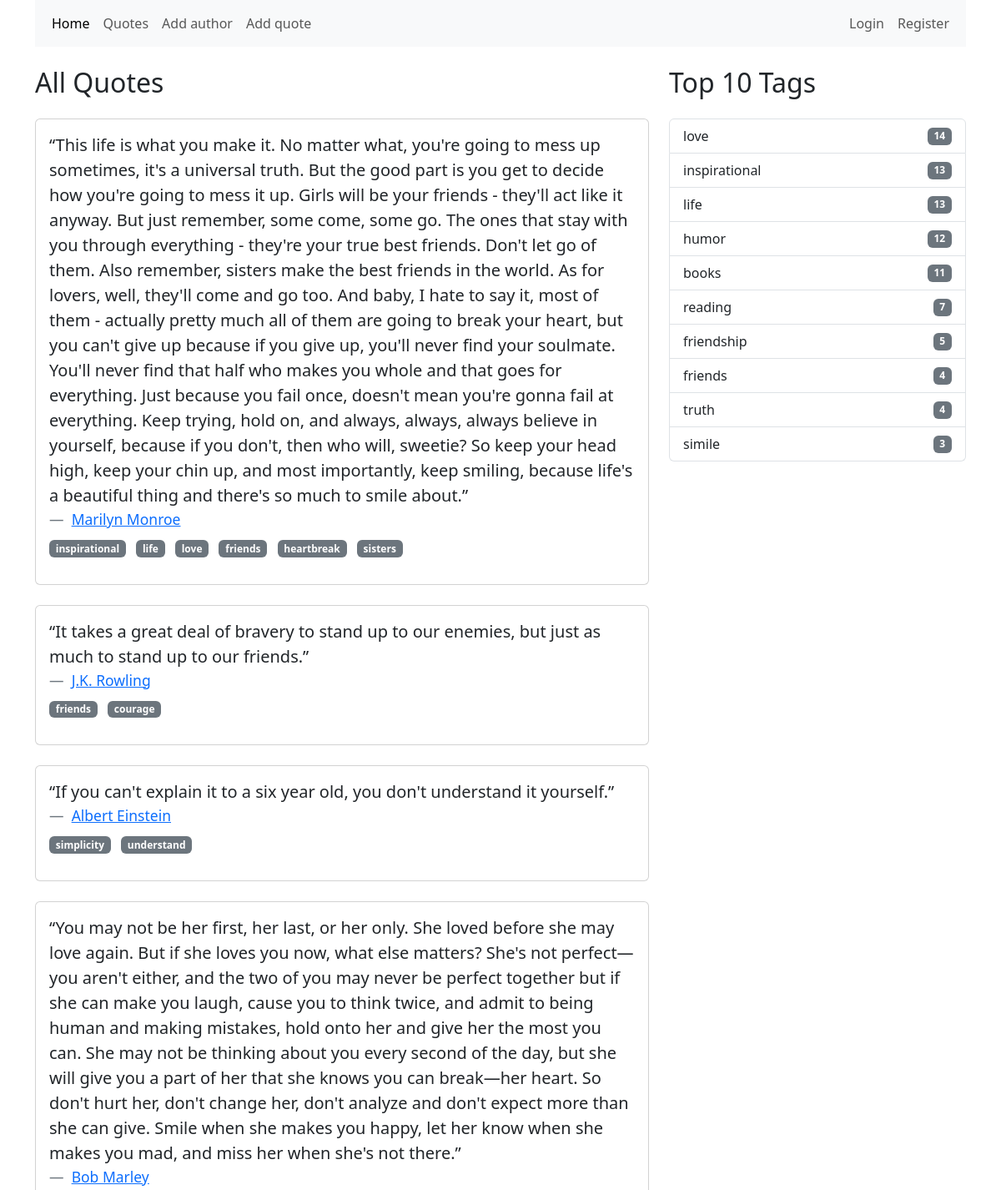
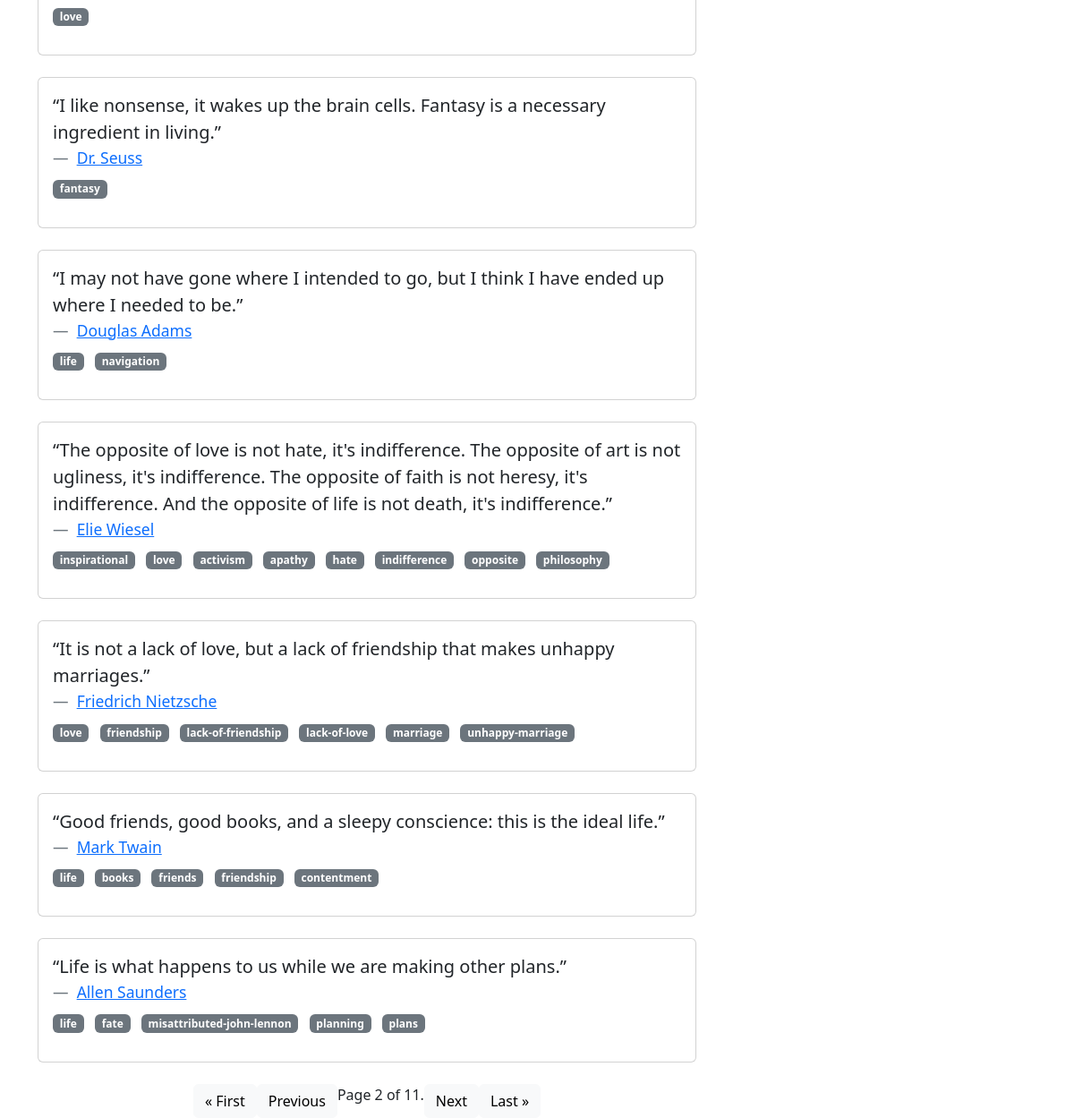
Screenshot of /quotes/?page=2 with the database file from the repository (2 pictures, top to bottom).
### app_hm10/models.py (models this page shows, shortened)
class Quote(models.Model):
    author = models.ForeignKey(Author, on_delete=models.CASCADE)
    tags = models.ManyToManyField(Tag)
    text = models.TextField()
    class Meta:
        app_label = "app_hm10"

class Author(models.Model):
    fullname = models.CharField(max_length=255)
    born_date = models.CharField(max_length=255)
    born_location = models.CharField(max_length=255)
    description = models.TextField()
    class Meta:
        app_label = "app_hm10"

class Tag(models.Model):
    name = models.CharField(max_length=50)

### app_hm10/views.py (the view)
# urls.py: path("quotes/", views.quote_list, name="quote_list"),
def quote_list(request):
    authors = Author.objects.all()
    quotes = Quote.objects.all()
    paginator = Paginator(quotes, 10)
    page_number = request.GET.get('page')  # Отримати номер поточної сторінки
    page_quotes = paginator.get_page(page_number)
    tags = Tag.objects.annotate(usage_count=Count("quote")).order_by("-usage_count")[
        :10
    ]
    context = {
        "quotes": Quote.objects.all(),
        "tags": tags,
        'page_quotes': page_quotes,
    }
    return render(request, "app_hm10/quote_list.html", context)

### app_hm10/templates/app_hm10/quote_list.html
{% extends "app_hm10/base.html" %}
{% block content %}
<div class="row">
    <div class="col-md-8">
        <h2 class="my-4">All Quotes</h2>
        {% for quote in page_quotes %}
        <div class="card mb-4">
            <div class="card-body">
                <blockquote class="blockquote mb-0">
                    <p>{{ quote.text }}</p>
                    <footer class="blockquote-footer">
                        <a href="{% url 'app_hm10:author_detail' author_id=quote.author.id %}">{{ quote.author.fullname }}</a>
                    </footer>
                </blockquote>
                <ul class="list-inline mt-2">
                    {% for tag in quote.tags.all %}
                    <li class="list-inline-item badge bg-secondary">
                        <a href="{% url 'app_hm10:tag_detail' tag_id=tag.id %}" class="text-white text-decoration-none">{{ tag.name }}</a>
                    </li>
                    {% endfor %}
                </ul>
            </div>
        </div>
        {% endfor %}
        <div class="pagination justify-content-center">
            {% if page_quotes.has_previous %}
                <a href="?page=1" class="btn btn-light">&laquo; First</a>
                <a href="?page={{ page_quotes.previous_page_number }}" class="btn btn-light">Previous</a>
            {% endif %}
            <span class="current-page">
                Page {{ page_quotes.number }} of {{ page_quotes.paginator.num_pages }}.
            </span>
            {% if page_quotes.has_next %}
                <a href="?page={{ page_quotes.next_page_number }}" class="btn btn-light">Next</a>
                <a href="?page={{ page_quotes.paginator.num_pages }}" class="btn btn-light">Last &raquo;</a>
            {% endif %}
        </div>
    </div>
    <div class="col-md-4">
        <h2 class="my-4">Top 10 Tags</h2>
        <div class="list-group">
            {% for tag in tags %}
            <a href="{% url 'app_hm10:tag_detail' tag_id=tag.id %}" class="list-group-item d-flex justify-content-between align-items-center">
                {{ tag.name }}
                <span class="badge bg-secondary">{{ tag.usage_count }}</span>
            </a>
            {% endfor %}
        </div>
    </div>
</div>
{% endblock %}

### rows the page displays
Quote: text "“This life is what you make it. No matter what, you're going to mess up sometimes, it's a universal truth. But the good part is you get to decide how you're going to mess it up. Girls will be your friends - they'll act like it anyway. But just remember, some come, some go. The ones that stay with you through everything - they're your true best friends. Don't let go of them. Also remember, sisters make the best friends in the world. As for lovers, well, they'll come and go too. And baby, I hate to say it, most of them - actually pretty much all of them are going to break your heart, but you can't give up because if you give up, you'll never find your soulmate. You'll never find that half who…", author.fullname "Marilyn Monroe"
Tag: name "inspirational", usage_count "13"
Tag: name "life", usage_count "13"
Tag: name "love", usage_count "14"
Tag: name "friends", usage_count "4"
Tag: name "heartbreak"
Tag: name "sisters"
Quote: text "“It takes a great deal of bravery to stand up to our enemies, but just as much to stand up to our friends.”", author.fullname "J.K. Rowling"
Tag: name "courage"
Quote: text "“If you can't explain it to a six year old, you don't understand it yourself.”", author.fullname "Albert Einstein"
Tag: name "simplicity"
Tag: name "understand"
Quote: text "“You may not be her first, her last, or her only. She loved before she may love again. But if she loves you now, what else matters? She's not perfect—you aren't either, and the two of you may never be perfect together but if she can make you laugh, cause you to think twice, and admit to being human and making mistakes, hold onto her and give her the most you can. She may not be thinking about you every second of the day, but she will give you a part of her that she knows you can break—her heart. So don't hurt her, don't change her, don't analyze and don't expect more than she can give. Smile when she makes you happy, let her know when she makes you mad, and miss her when she's not there.”", author.fullname "Bob Marley"
Quote: text "“I like nonsense, it wakes up the brain cells. Fantasy is a necessary ingredient in living.”", author.fullname "Dr. Seuss"
Tag: name "fantasy"
Quote: text "“I may not have gone where I intended to go, but I think I have ended up where I needed to be.”", author.fullname "Douglas Adams"
Tag: name "navigation"
Quote: text "“The opposite of love is not hate, it's indifference. The opposite of art is not ugliness, it's indifference. The opposite of faith is not heresy, it's indifference. And the opposite of life is not death, it's indifference.”", author.fullname "Elie Wiesel"
Tag: name "activism"
Tag: name "apathy"
Tag: name "hate"
Tag: name "indifference"
Tag: name "opposite"
Tag: name "philosophy"
Quote: text "“It is not a lack of love, but a lack of friendship that makes unhappy marriages.”", author.fullname "Friedrich Nietzsche"
Tag: name "friendship", usage_count "5"
Tag: name "lack-of-friendship"
Tag: name "lack-of-love"
Tag: name "marriage"
Tag: name "unhappy-marriage"
Quote: text "“Good friends, good books, and a sleepy conscience: this is the ideal life.”", author.fullname "Mark Twain"
Tag: name "books", usage_count "11"
Tag: name "contentment"
Quote: text "“Life is what happens to us while we are making other plans.”", author.fullname "Allen Saunders"
Tag: name "fate"
Tag: name "misattributed-john-lennon"
Tag: name "planning"
Tag: name "plans"
Tag: name "humor", usage_count "12"
Tag: name "reading", usage_count "7"
Tag: name "truth", usage_count "4"
Tag: name "simile", usage_count "3"

### other values shown
{{ page_quotes.number }} "2"
{{ page_quotes.paginator.num_pages }} "11"
